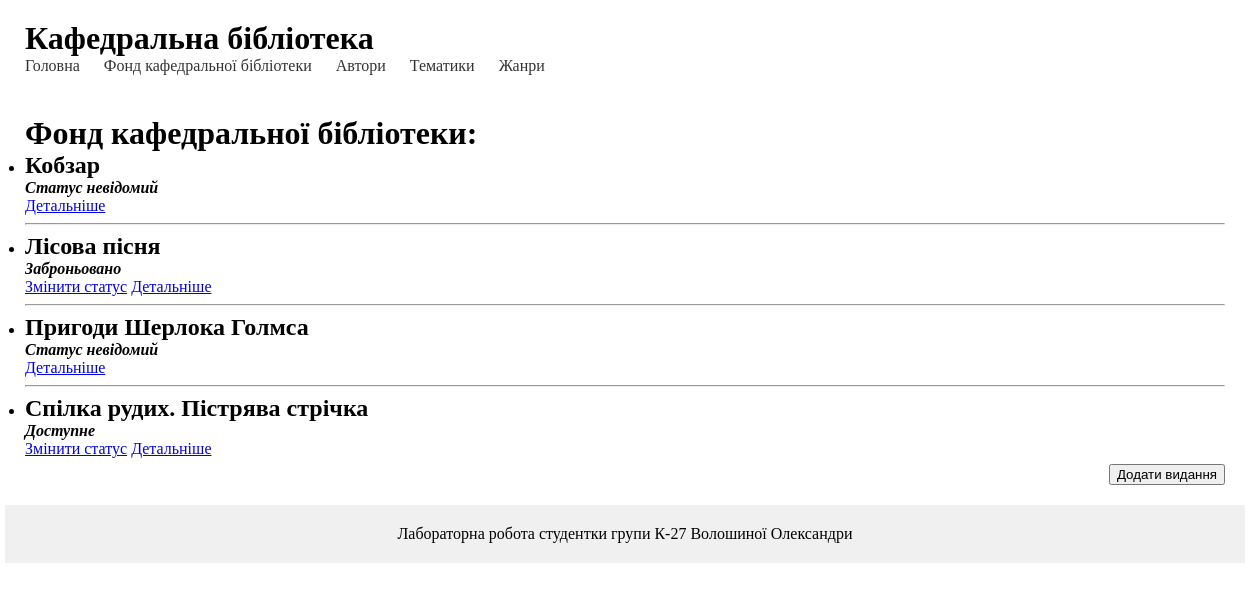
Page /about/ on the earlier database version.
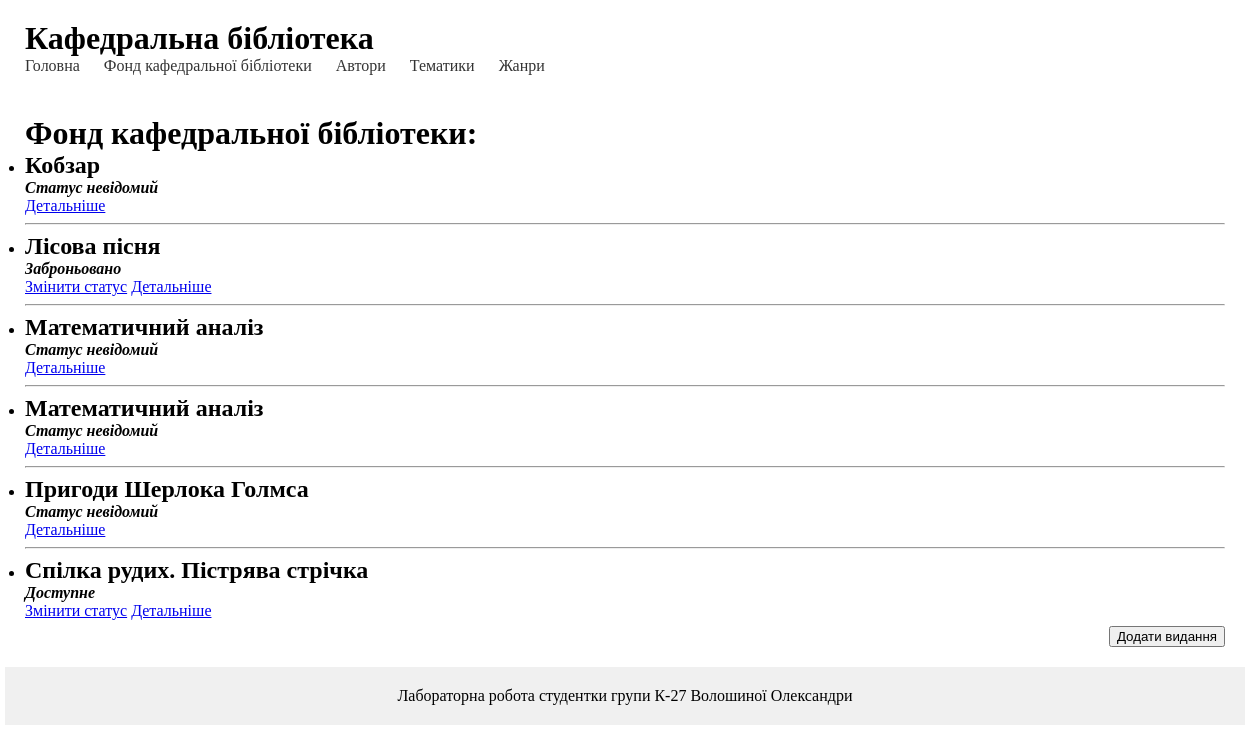
Same page on the later database version.
### library/models.py (models this page shows, shortened)
class Edition(models.Model):
    name = models.CharField(max_length=50, null=True)
    abstract = models.TextField(null=True)
    quantity_available = models.IntegerField(null=True)
    status = models.ForeignKey(Status, on_delete=models.SET_NULL, null=True)
    class Meta:
         ordering = ['name']
    class Meta:
         ordering = ['name']

class Status(models.Model):
    name = models.CharField(max_length=15, unique=True)

### library/views.py (the view)
# urls.py: path('about/', about, name='about'),
def about(request):
    editions = Edition.objects.all()
    edition_statuses = {}
    for edition in editions:
        readers_editions = ReadersEditions.objects.filter(edition=edition)
        if readers_editions.exists():
            latest_status = readers_editions.latest('date_taken').status
        else:
            latest_status = None
        edition_statuses[edition] = latest_status
    return render(request, 'library/about.html', {'editions': edition_statuses, 'menu': menu, 'title': 'Фонд кафедральної бібліотеки:'})

### library/templates/library/about.html (shortened to what this page needs)
{% extends 'library/base.html' %}
{% load static %}
{% block content %}
    <h1>{{ title }}</h1>
    <ul>
        {% for edition, status in editions.items %}
            <li>
                <h2>{{ edition.name }}</h2>
                {% if status %}
                    <p class="status"> {{ status.name }}</p>
                    <a href="{% url 'change_status' edition.id %}" class="details-link">Змінити статус</a>
                {% else %}
                    <p class="status">Статус невідомий</p>
                {% endif %}
                <a href="{% url 'abstract' edition.id %}" class="details-link">Детальніше</a>
            </li>
            {% if not forloop.last %}
                <hr>
            {% endif %}
        {% endfor %}
         <h2 style="text-align: right;">
            <a href="{% url 'addedition' %}">
                <button type="submit" class="button">Додати видання</button>
            </a>
        </h2>
    </ul>
{% endblock %}

Differences in the rows shown:
added Edition: name "Математичний аналіз", shows "Статус невідомий"
added Edition: name "Математичний аналіз", shows "Статус невідомий"
